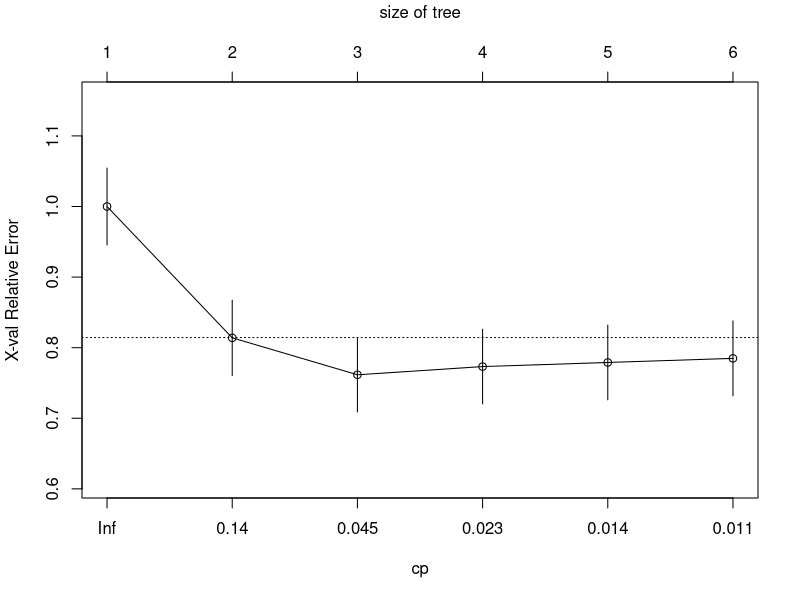
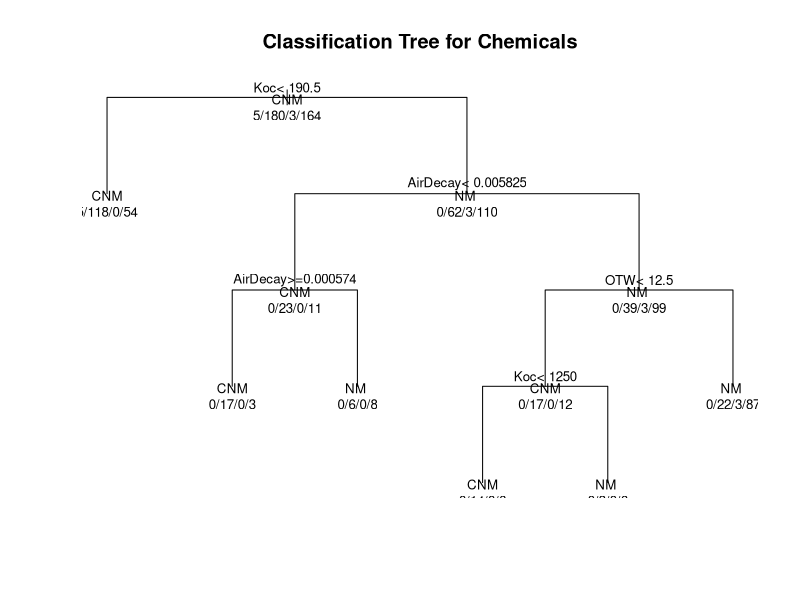

Write the R code that produced these figures, in order.
library(rpart)
raw.orig <- read.csv(file="rsei212_chemical.txt", header=T, sep="\t")

# Keep the dataset small and tidy
# The Dataverse: hdl:1902.1/21235
raw = subset(raw.orig, select=c("Metal","OTW","AirDecay","Koc"))

row.names(raw) = raw.orig$CASNumber
raw = na.omit(raw);

frmla = Metal ~ OTW + AirDecay + Koc

# Metal: Core Metal (CM); Metal (M); Non-Metal (NM); Core Non-Metal (CNM)

fit = rpart(frmla, method="class", data=raw)

printcp(fit) # display the results
plotcp(fit) # visualize cross-validation results
summary(fit) # detailed summary of splits

# plot tree
plot(fit, uniform=TRUE, main="Classification Tree for Chemicals")
text(fit, use.n=TRUE, all=TRUE, cex=.8)

# tabulate some of the data
table(subset(raw, Koc>=190.5)$Metal)